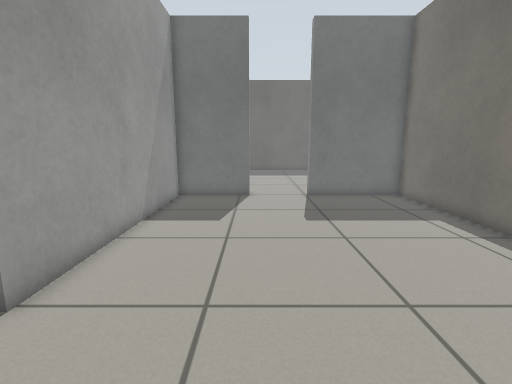
view 1 (above)

18 first-person views from a walk through a world built for the Gazebo simulator. The camera is 0.79 m above the floor, tilts 10° down and sees 85° across. The floor is counted in squares, 0.25 m on a side. Each view is taken from the middle of a square. On the plan, view 1 faces up. The plan holds only what a view shows up to about 20 squares ahead; the rest is blank.

view 2
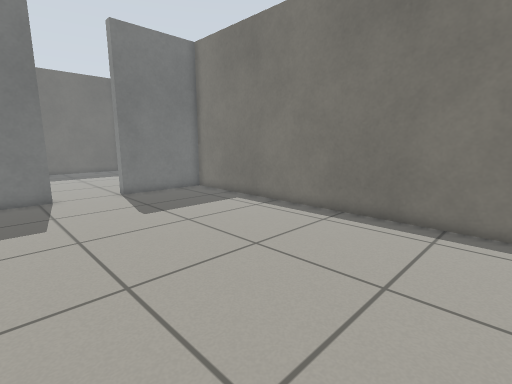

view 3
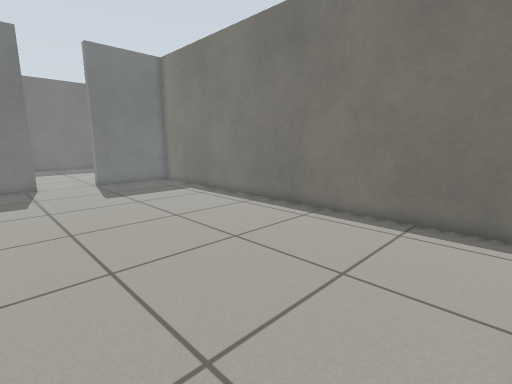

view 4
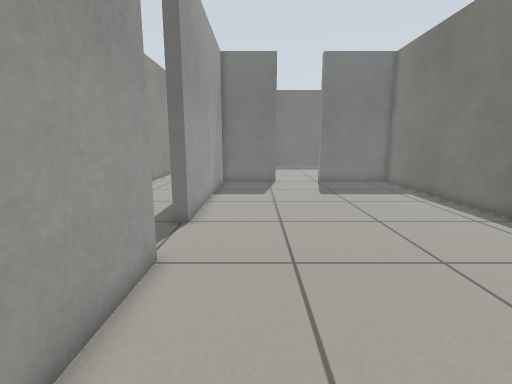

view 5
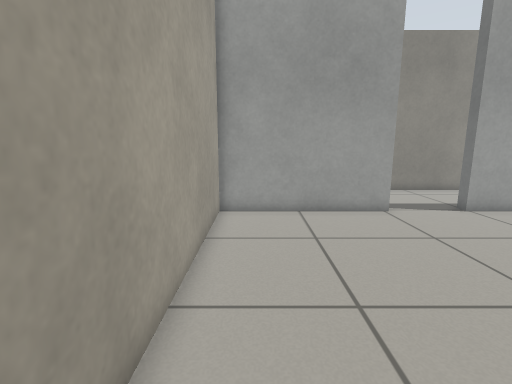

view 6
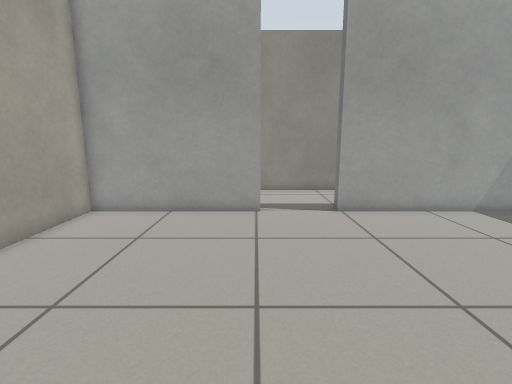

view 7
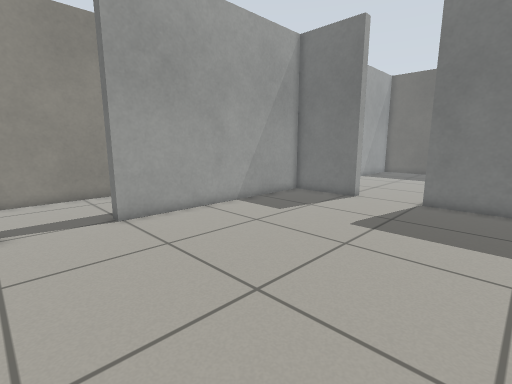

view 8
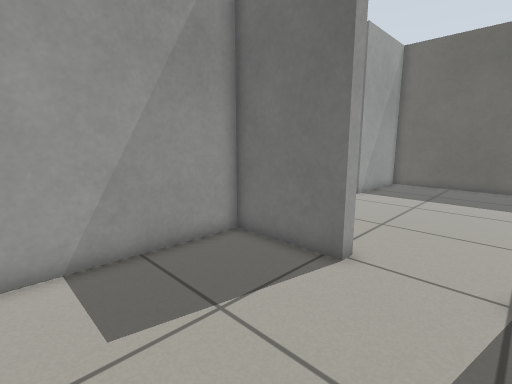

view 9
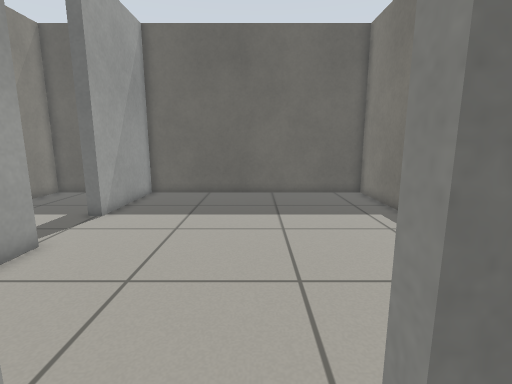

view 10
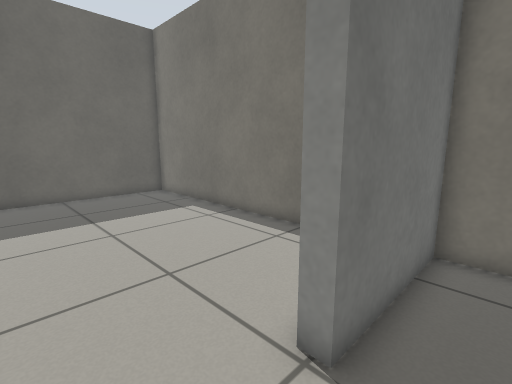

view 11
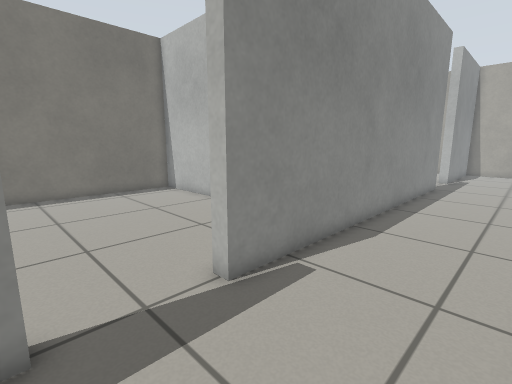

view 12
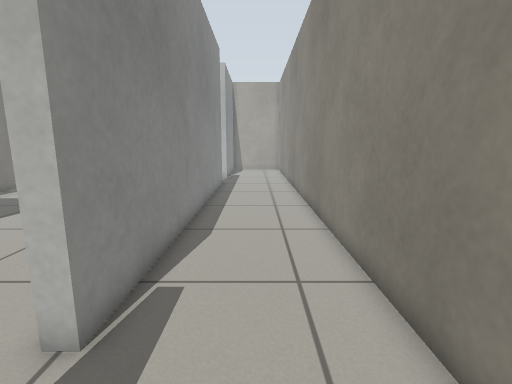

view 13
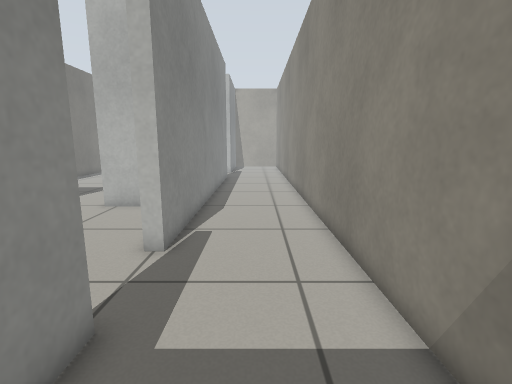

view 14
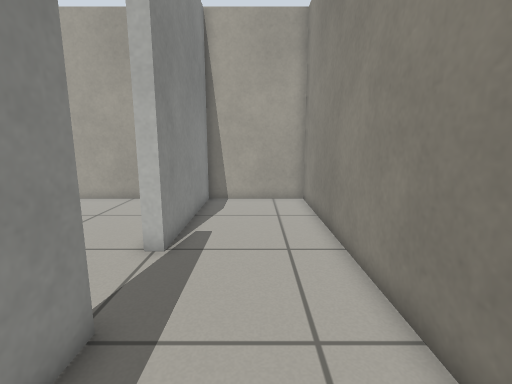

view 15
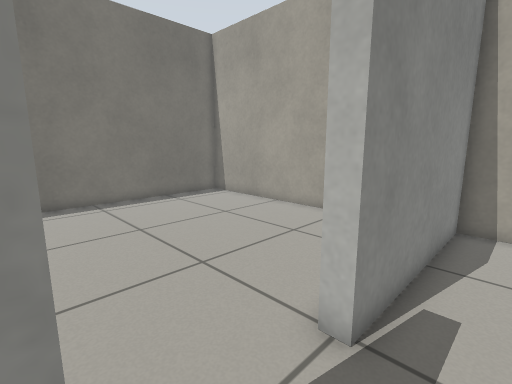

view 16
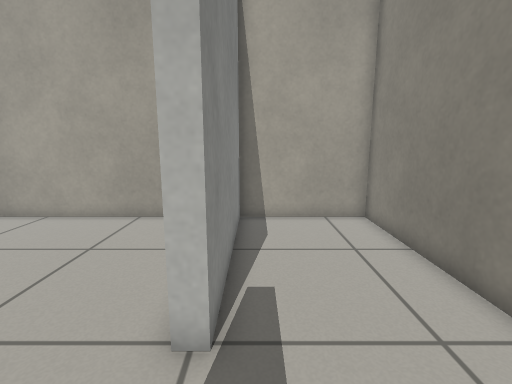

view 17
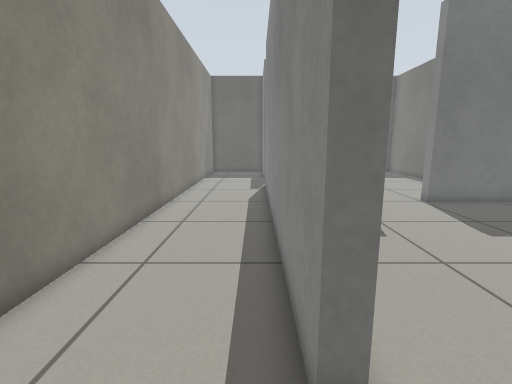

view 18
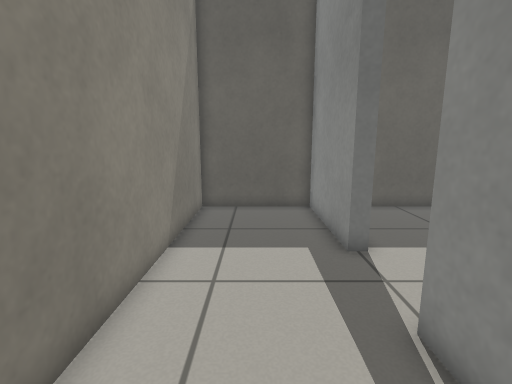

### Floor plan
Points are (right, up) in squares from view 1. A wall is a line through its corners. A room is listed if a view was taken in it or the views show most of it. See-through windows are left out.
Room 1 (views 1, 2, 3, 4, 5, 6, 7, 8, 9, 10)
walls: (-4.7, 1.2) (-4.7, -6.7) (8.7, -6.7) (8.7, 16.7) (3.2, 16.7) (3.2, 17.4); (-0.4, 17.3) (-0.4, 16.7) (-4.7, 16.7) (-4.7, 4.8)
ways out: opening at (-5, 3) to room 2; opening at (1.5, 17) to room 3
Room 2 (views 11, 12, 13, 14, 15, 16, 17, 18)
walls: (-4.7, 4.8) (-5.3, 4.8) (-5.3, 23.2) (-4.7, 23.2); (-4.7, 26.8) (-5.3, 26.8) (-5.3, 32.7) (-10.7, 32.7) (-10.7, -6.7) (-5.3, -6.7) (-5.3, 1.2) (-4.7, 1.2)
ways out: opening at (-5, 3) to room 1; opening at (-5, 25) to room 3
Room 3 (no view inside)
walls: (-4.7, 23.2) (-4.7, 21.9); (3.5, 17.3) (8.7, 17.3) (8.7, 32.7) (-4.7, 32.7) (-4.7, 26.8); (-2.2, 17.3) (-0.4, 17.3)
ways out: opening at (1.5, 17) to room 1; opening at (-5, 25) to room 2

Positions as (right, up) in squares from view 1, and headings:
1: (0, 0), facing up
2: (-3, -1), facing up-right
3: (-3, -6), facing up-right
4: (-2, -6), facing up
5: (8, -5), facing left
6: (8, 1), facing left
7: (7, 1), facing up-left
8: (3, 10), facing up-left
9: (2, 15), facing up
10: (0, 15), facing up-right
11: (-10, 27), facing down-right
12: (-8, 27), facing down
13: (-8, 31), facing down
14: (-8, 9), facing down
15: (-7, 5), facing down-right
16: (-6, 5), facing down
17: (-6, 2), facing up
18: (-8, 19), facing up
